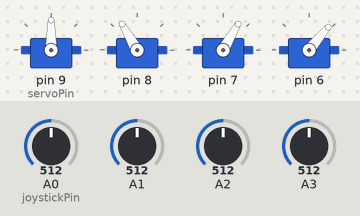
Recording of a program running on a simulated Arduino Uno, built with avr-gcc and run on an emulated ATmega328P. Parts: 4 × servo. Inputs (shaded band) come from the test bench; at power-on: A0 (joystickPin) = 512, A1 = 512, A2 = 512, A3 = 512. What the program prints to the serial monitor is not drawn.

Above: at 1.2 s.
1.3 s: A0 (joystickPin) set to 479
At 4.0 s:
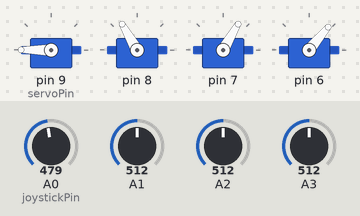
4.3 s: A1 set to 493
At 5.8 s:
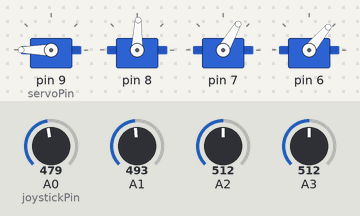
6.4 s: A2 set to 488
At 8.16 s:
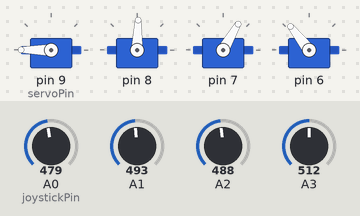
9.4 s: A3 set to 490
At 11.3 s:
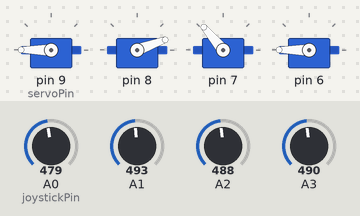
12.4 s: A1 set to 716
At 15.2 s:
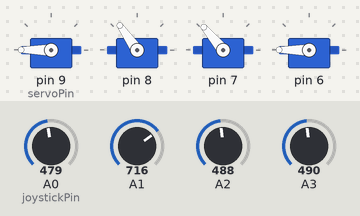
15.4 s: A3 set to 716
At 18.1 s:
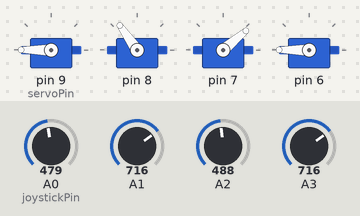
Timing chart, 0 to 19.4 s (numbered marks = the images above; inputs shaded):
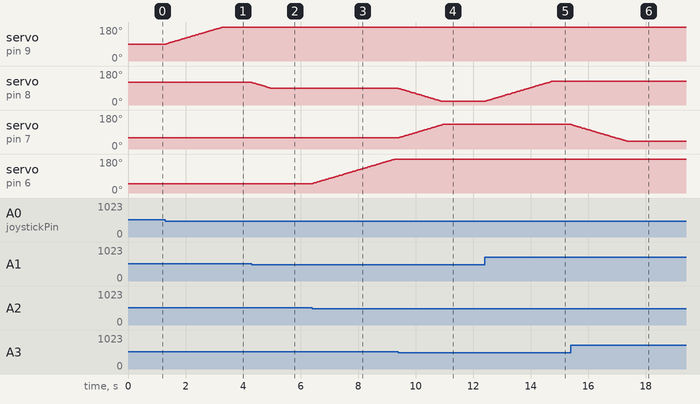

The program:

main.cpp
```cpp
//
// Created by 12530 on 2026/9/27.
//
#include <Arduino.h>
#include <Servo.h>


struct JointControl {
    int joystickPin;
    int servoPin;
    int center;

    float targetAngle;
    float minAngle;
    float maxAngle;

    int directionSign;
};

struct JoystickInput {
    int raw;
    int delta;
    int speedLevel;
    int direction;
    float velocity;
};

JoystickInput readJoystick(const JointControl& joint) {
    JoystickInput input;

    input.raw = analogRead(joint.joystickPin);
    input.delta = input.raw - joint.center;

    if (abs(input.delta) <= 10) {
        input.speedLevel = 0;
        input.direction = 0;
        input.velocity = 0.0f;
        return input;
    }

    input.direction = input.delta > 0 ? -1 : 1;

    if (abs(input.delta) < 500) {
        input.speedLevel = 1;
        input.velocity = 45.0f;
    } else {
        input.speedLevel = 2;
        input.velocity = 90.0f;
    }

    input.velocity *= input.direction * joint.directionSign;

    return input;
}

constexpr float J1_J2_MIN_SUM = 148.0f;

void updateCoupledJoints(
    JointControl& j1,
    JointControl& j2,
    Servo& s1,
    Servo& s2,
    const JoystickInput& in1,
    const JoystickInput& in2,
    float dt
) {
    float next1 = j1.targetAngle + in1.velocity * dt;
    float next2 = j2.targetAngle + in2.velocity * dt;

    next1 = constrain(next1, j1.minAngle, j1.maxAngle);
    next2 = constrain(next2, j2.minAngle, j2.maxAngle);

    float currentSum = j1.targetAngle + j2.targetAngle;
    float nextSum = next1 + next2;

    bool safe = nextSum >= J1_J2_MIN_SUM;
    bool escaping = nextSum > currentSum;

    if (safe || escaping) {
        j1.targetAngle = next1;
        j2.targetAngle = next2;
    }

    s1.write(static_cast<int>(j1.targetAngle));
    s2.write(static_cast<int>(j2.targetAngle));
}

void updateJoint(
    JointControl& joint,
    Servo& servo,
    const JoystickInput& input,
    float dt
) {
    if (joint.servoPin == 8 || joint.servoPin == 7) {

    }
    joint.targetAngle += input.velocity * dt;

    joint.targetAngle = constrain(
        joint.targetAngle,
        joint.minAngle,
        joint.maxAngle
    );

    servo.write(static_cast<int>(joint.targetAngle));
}

JointControl joints[4] = {
    {
        .joystickPin = A0,
        .servoPin = 9,
        .center = 506,
        .targetAngle = 90.0f,
        .minAngle = 0.0f,
        .maxAngle = 180.0f,
        .directionSign = 1
    },
    {
        .joystickPin = A1,
        .servoPin = 8,
        .center = 519,
        .targetAngle = 120.0f,
        .minAngle = 20.0f,
        .maxAngle = 125.0f,
        .directionSign = -1
    },
    {
        .joystickPin = A3,
        .servoPin = 7,
        .center = 519,
        .targetAngle = 60.0f,
        .minAngle = 40.0f,
        .maxAngle = 130.0f,
        .directionSign = 1
    },
    {
        .joystickPin = A2,
        .servoPin = 6,
        .center = 515,
        .targetAngle = 50.0f,
        .minAngle = 0.0f,
        .maxAngle = 180.0f,
        .directionSign = 1
    }
};
Servo servos[4];
JoystickInput inputs[4];

unsigned long lastControlTime = 0;
unsigned long lastDebugTime = 0;

const unsigned long CONTROL_INTERVAL = 20;
const unsigned long DEBUG_INTERVAL = 400;

void setup() {
    Serial.begin(115200);
    Serial.println("alright");

    for (int i = 0; i < 4; ++i) {
        servos[i].attach(joints[i].servoPin);
        servos[i].write(static_cast<int>(joints[i].targetAngle));
    }

    lastControlTime = millis();
    lastDebugTime = millis();
}

void loop() {
    unsigned long now = millis();

    if (now - lastControlTime >= CONTROL_INTERVAL) {
        float dt = (now - lastControlTime) / 1000.0f;
        lastControlTime = now;

        for (int i = 0; i < 4; ++i) {
            inputs[i] = readJoystick(joints[i]);
        }

        updateJoint(joints[0], servos[0], inputs[0], dt);

        updateCoupledJoints(
            joints[1], joints[2],
            servos[1], servos[2],
            inputs[1], inputs[2],
            dt
        );

        updateJoint(joints[3], servos[3], inputs[3], dt);
    }

    if (now - lastDebugTime >= DEBUG_INTERVAL) {
        lastDebugTime = now;

        Serial.print("t=");
        Serial.print(now);

        for (int i = 0; i < 4; ++i) {
            Serial.print(" | J");
            Serial.print(i);

            Serial.print(" raw=");
            Serial.print(inputs[i].raw);

            Serial.print(" d=");
            Serial.print(inputs[i].delta);

            Serial.print(" lvl=");
            Serial.print(inputs[i].speedLevel);

            Serial.print(" v=");
            Serial.print(inputs[i].velocity, 1);

            Serial.print(" tgt=");
            Serial.print(joints[i].targetAngle, 1);
        }

        Serial.println();
    }
}
```

Measured:
- the behaviour switches between 496 and 495 on A0 (joystickPin) (found by bisection; images 0 and 1)
- the behaviour switches between 509 and 508 on A1 (found by bisection; images 1 and 2)
- the behaviour switches between 505 and 504 on A2 (found by bisection; images 2 and 3)
- after the input at 1.3 s, servo on pin 9 (servoPin): moves from 90° to 180° over 2.0 s, starting at once
- after the input at 4.3 s, servo on pin 8: moves from 120° to 88° over 0.68 s, starting at once
- after the input at 6.4 s, servo on pin 6: moves from 50° to 180° over 2.9 s, starting at once
- after the input at 9.4 s, servo on pin 8: moves from 88° to 20° over 1.5 s, starting at once; servo on pin 7: moves from 60° to 130° over 1.5 s, starting at once
- after the input at 12.4 s, servo on pin 8: moves from 20° to 125° over 2.3 s, starting at once
- after the input at 15.4 s, servo on pin 7: moves from 130° to 40° over 2.0 s, starting at once
